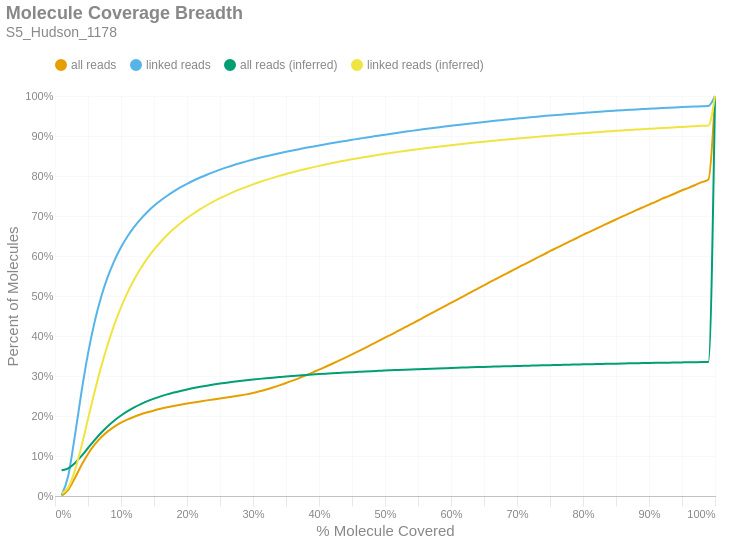

Notebook source saved alongside this figure:
### Markdown cell above
### Molecule Read Coverage
This chart shows molecule coverage breadth as computed by the number of bases aligned to that molecule. In other words, "*how much of each unique long molecule is actually sequenced/aligned?*" Keep in mind there is a distinction between sequences and alignments, since some sequences belonging to a particular molecule may not align well and wouldn't appear in the alignment data. This chart also shows molecule coverage breadth as computed by the *inferred fragment* from which the aligned sequences originate. Unlike read coverage, this calculation takes into account the total insert size, including unsequenced gaps between the forward and reverse reads. Like the previous figures, these are cumulative percents.

### Code cell
if SKIPLR:
    print_html(f"Skipped")
else:
    binned_df = consolidated_hist(valids['coverage_bp'], mask, 0.01, True)
    binned_df_inf = consolidated_hist(valids['coverage_inserts'], mask, 0.01, True)
    binned_df = binned_df.with_columns(pl.lit(binned_df_inf['all reads (cumsum)']).alias('all reads (inferred)'))
    binned_df = binned_df.with_columns(pl.lit(binned_df_inf['linked reads (cumsum)']).alias('linked reads (inferred)'))
    binned_df = binned_df.with_columns(
        (pl.col('bin').cast(pl.Float64) + 0.01).alias('right_edge')
    )

    with SafeRender(binned_df):
        (
            density_plot(binned_df, 'Molecule Coverage Breadth', samplename, 'molcov', ['all reads (inferred)','linked reads (inferred)'])
            .encode(
                #x=alt.X('bin:Q', title="% Molecule Covered").axis(format = '%').scale(padding=0),
                x=alt.X('right_edge:Q', title="% Molecule Covered").axis(format='%').scale(padding=0),
                y=alt.Y('value:Q', title='Percent of Molecules')
                    .axis(format='%')
                    .stack(False)
                    .scale(domainMin=0, padding=0),
                color=alt.Color("key:N").scale(domain = ["all reads", "linked reads", "all reads (inferred)", "linked reads (inferred)"]),
                tooltip = [
                    alt.Tooltip("key:N", title = "Data Type"),
                    alt.Tooltip("range_label:N", title="% Molecule Covered"),
                    alt.Tooltip("value:Q", format = ".2%", title="% Molecules")
                ]
            )
        ).display()

### Figure 1 — Vega-Lite specification as saved in the notebook (floating-point values rounded to 4 significant figures)
{"width": "container", "height": 400, "config": {"title": {"anchor": "start", "dy": -15, "fontSize": 18, "color": "#888888", "subtitleColor": "#888888", "subtitleFontSize": 14}, "arc": {"fill": "#0072B2"}, "axis": {"domainColor": "#888888", "domainWidth": 0.5, "gridWidth": 0.2, "grid": false, "titleFontWeight": 400, "titleFontSize": 15, "labelFontSize": 11, "labelColor": "#888888", "tickColor": "#888888", "tickWidth": 0.2, "titleColor": "#888888"}, "axisBand": {"grid": false}, "axisX": {"grid": true, "tickSize": 10, "domainCap": "round"}, "axisY": {"domain": false, "grid": true, "tickSize": 0, "domainCap": "round"}, "background": "transparent", "header": {"labelFontSize": 15, "labelColor": "#888888", "titleFontSize": 15, "titleFontWeight": 600, "titleColor": "#888888"}, "legend": {"labelFont": "sans-serif", "labelFontSize": 12, "labelColor": "#888888", "symbolSize": 100, "symbolType": "circle", "titleFontSize": 12, "titlePadding": 10, "titleColor": "#888888", "title": null, "orient": "top"}, "range": {"category": ["#E69F00", "#56B4E9", "#009E73", "#F0E442", "#0072B2", "#D55E00", "#CC79A7", "#000000"], "diverging": ["#cfe8f3", "#a2d4ec", "#73bfe2", "#46abdb", "#1696d2", "#12719e"]}, "area": {"fill": "#0072B2", "fillOpacity": 0.7, "line": true, "strokeOpacity": 0.7}, "line": {"color": "#0072B2", "stroke": "#0072B2", "strokeWidth": 2}, "trail": {"color": "#0072B2", "stroke": "#0072B2", "strokeWidth": 0, "size": 1}, "point": {"filled": true, "fillOpacity": 1.0, "size": 95}, "text": {"color": "#888888", "fontSize": 11, "align": "right", "fontWeight": 400, "size": 11}, "bar": {"fill": "#0072B2", "stroke": null}, "view": {"stroke": null, "continuousWidth": 660, "continuousHeight": 400}}, "data": {"name": "data-0cdd6d5f8f3a3984784fe7277036ddc6"}, "mark": {"type": "line", "interpolate": "monotone", "point": {"opacity": 0, "size": 275}}, "encoding": {"color": {"field": "key", "scale": {"domain": ["all reads", "linked reads", "all reads (inferred)", "linked reads (inferred)"]}, "type": "nominal"}, "tooltip": [{"field": "key", "title": "Data Type", "type": "nominal"}, {"field": "range_label", "title": "% Molecule Covered", "type": "nominal"}, {"field": "value", "format": ".2%", "title": "% Molecules", "type": "quantitative"}], "x": {"axis": {"format": "%"}, "field": "right_edge", "scale": {"padding": 0}, "title": "% Molecule Covered", "type": "quantitative"}, "y": {"axis": {"format": "%"}, "field": "value", "scale": {"domainMin": 0, "padding": 0}, "stack": false, "title": "Percent of Molecules", "type": "quantitative"}}, "params": [{"name": "param_c36ac31b6afebe62", "select": {"type": "point", "fields": ["key"]}, "bind": "legend"}], "title": {"text": "Molecule Coverage Breadth", "subtitle": "S5_Hudson_1178"}, "transform": [{"fold": ["all reads (cumsum)", "linked reads (cumsum)", "all reads (inferred)", "linked reads (inferred)"]}, {"calculate": "replace(datum.key, ' (cumsum)', '')", "as": "key"}, {"filter": {"param": "param_c36ac31b6afebe62"}}], "usermeta": {"embedOptions": {"downloadFileName": "S5_Hudson_1178.molcov"}}, "$schema": "https://vega.github.io/schema/vega-lite/v6.1.0.json", "datasets": {"data-0cdd6d5f8f3a3984784fe7277036ddc6": [{"bin": "0.0", "interval": "0.0-0.01", "all reads": 0.0008341, "linked reads": 0.002186, "all reads (cumsum)": 0.0008341, "linked reads (cumsum)": 0.002186, "range_label": "0.0-0.01", "all reads (inferred)": 0.0644, "linked reads (inferred)": 0.006096, "right_edge": 0.01}, {"bin": "0.01", "interval": "0.01-0.02", "all reads": 0.01447, "linked reads": 0.04783, "all reads (cumsum)": 0.0153, "linked reads (cumsum)": 0.05002, "range_label": "0.01-0.02", "all reads (inferred)": 0.0693, "linked reads (inferred)": 0.02113, "right_edge": 0.02}, {"bin": "0.02", "interval": "0.02-0.03", "all reads": 0.02928, "linked reads": 0.09919, "all reads (cumsum)": 0.04458, "linked reads (cumsum)": 0.1492, "range_label": "0.02-0.03", "all reads (inferred)": 0.08187, "linked reads (inferred)": 0.06286, "right_edge": 0.03}, {"bin": "0.03", "interval": "0.03-0.04", "all reads": 0.03215, "linked reads": 0.1095, "all reads (cumsum)": 0.07673, "linked reads (cumsum)": 0.2587, "range_label": "0.03-0.04", "all reads (inferred)": 0.09986, "linked reads (inferred)": 0.1237, "right_edge": 0.04}, {"bin": "0.04", "interval": "0.04-0.05", "all reads": 0.02843, "linked reads": 0.09715, "all reads (cumsum)": 0.1052, "linked reads (cumsum)": 0.3559, "range_label": "0.04-0.05", "all reads (inferred)": 0.12, "linked reads (inferred)": 0.1924, "right_edge": 0.05}, {"bin": "0.05", "interval": "0.05-0.06", "all reads": 0.02323, "linked reads": 0.07927, "all reads (cumsum)": 0.1284, "linked reads (cumsum)": 0.4351, "range_label": "0.05-0.06", "all reads (inferred)": 0.1398, "linked reads (inferred)": 0.2604, "right_edge": 0.06}, {"bin": "0.06", "interval": "0.06-0.07", "all reads": 0.01843, "linked reads": 0.06295, "all reads (cumsum)": 0.1468, "linked reads (cumsum)": 0.4981, "range_label": "0.06-0.07", "all reads (inferred)": 0.1582, "linked reads (inferred)": 0.3235, "right_edge": 0.07}, {"bin": "0.07", "interval": "0.07-0.08", "all reads": 0.0147, "linked reads": 0.05014, "all reads (cumsum)": 0.1615, "linked reads (cumsum)": 0.5482, "range_label": "0.07-0.08", "all reads (inferred)": 0.1745, "linked reads (inferred)": 0.3795, "right_edge": 0.08}, {"bin": "0.08", "interval": "0.08-0.09", "all reads": 0.01189, "linked reads": 0.04041, "all reads (cumsum)": 0.1734, "linked reads (cumsum)": 0.5886, "range_label": "0.08-0.09", "all reads (inferred)": 0.189, "linked reads (inferred)": 0.429, "right_edge": 0.09}, {"bin": "0.09", "interval": "0.09-0.1", "all reads": 0.009787, "linked reads": 0.03321, "all reads (cumsum)": 0.1832, "linked reads (cumsum)": 0.6219, "range_label": "0.09-0.1", "all reads (inferred)": 0.2014, "linked reads (inferred)": 0.4717, "right_edge": 0.1}, {"bin": "0.1", "interval": "0.1-0.11", "all reads": 0.008139, "linked reads": 0.02753, "all reads (cumsum)": 0.1913, "linked reads (cumsum)": 0.6494, "range_label": "0.1-0.11", "all reads (inferred)": 0.2123, "linked reads (inferred)": 0.509, "right_edge": 0.11}, {"bin": "0.11", "interval": "0.11-0.12", "all reads": 0.006886, "linked reads": 0.02324, "all reads (cumsum)": 0.1982, "linked reads (cumsum)": 0.6726, "range_label": "0.11-0.12", "all reads (inferred)": 0.2216, "linked reads (inferred)": 0.5412, "right_edge": 0.12}, {"bin": "0.12", "interval": "0.12-0.13", "all reads": 0.005973, "linked reads": 0.02005, "all reads (cumsum)": 0.2042, "linked reads (cumsum)": 0.6927, "range_label": "0.12-0.13", "all reads (inferred)": 0.2298, "linked reads (inferred)": 0.5694, "right_edge": 0.13}, {"bin": "0.13", "interval": "0.13-0.14", "all reads": 0.005161, "linked reads": 0.01732, "all reads (cumsum)": 0.2094, "linked reads (cumsum)": 0.71, "range_label": "0.13-0.14", "all reads (inferred)": 0.237, "linked reads (inferred)": 0.5941, "right_edge": 0.14}, {"bin": "0.14", "interval": "0.14-0.15", "all reads": 0.004599, "linked reads": 0.01533, "all reads (cumsum)": 0.214, "linked reads (cumsum)": 0.7253, "range_label": "0.14-0.15", "all reads (inferred)": 0.2434, "linked reads (inferred)": 0.6159, "right_edge": 0.15}, {"bin": "0.15", "interval": "0.15-0.16", "all reads": 0.004076, "linked reads": 0.01344, "all reads (cumsum)": 0.218, "linked reads (cumsum)": 0.7388, "range_label": "0.15-0.16", "all reads (inferred)": 0.249, "linked reads (inferred)": 0.6351, "right_edge": 0.16}, {"bin": "0.16", "interval": "0.16-0.17", "all reads": 0.003665, "linked reads": 0.01199, "all reads (cumsum)": 0.2217, "linked reads (cumsum)": 0.7508, "range_label": "0.16-0.17", "all reads (inferred)": 0.254, "linked reads (inferred)": 0.6523, "right_edge": 0.17}, {"bin": "0.17", "interval": "0.17-0.18", "all reads": 0.00342, "linked reads": 0.01094, "all reads (cumsum)": 0.2251, "linked reads (cumsum)": 0.7617, "range_label": "0.17-0.18", "all reads (inferred)": 0.2586, "linked reads (inferred)": 0.6679, "right_edge": 0.18}, {"bin": "0.18", "interval": "0.18-0.19", "all reads": 0.003122, "linked reads": 0.00984, "all reads (cumsum)": 0.2282, "linked reads (cumsum)": 0.7715, "range_label": "0.18-0.19", "all reads (inferred)": 0.2626, "linked reads (inferred)": 0.6818, "right_edge": 0.19}, {"bin": "0.19", "interval": "0.19-0.2", "all reads": 0.00293, "linked reads": 0.008985, "all reads (cumsum)": 0.2312, "linked reads (cumsum)": 0.7805, "range_label": "0.19-0.2", "all reads (inferred)": 0.2664, "linked reads (inferred)": 0.6946, "right_edge": 0.2}, {"bin": "0.2", "interval": "0.2-0.21", "all reads": 0.00275, "linked reads": 0.008179, "all reads (cumsum)": 0.2339, "linked reads (cumsum)": 0.7887, "range_label": "0.2-0.21", "all reads (inferred)": 0.2698, "linked reads (inferred)": 0.7063, "right_edge": 0.21}, {"bin": "0.21", "interval": "0.21-0.22", "all reads": 0.002602, "linked reads": 0.007545, "all reads (cumsum)": 0.2365, "linked reads (cumsum)": 0.7962, "range_label": "0.21-0.22", "all reads (inferred)": 0.2729, "linked reads (inferred)": 0.717, "right_edge": 0.22}, {"bin": "0.22", "interval": "0.22-0.23", "all reads": 0.00251, "linked reads": 0.006993, "all reads (cumsum)": 0.239, "linked reads (cumsum)": 0.8032, "range_label": "0.22-0.23", "all reads (inferred)": 0.2758, "linked reads (inferred)": 0.7269, "right_edge": 0.23}, {"bin": "0.23", "interval": "0.23-0.24", "all reads": 0.002424, "linked reads": 0.006524, "all reads (cumsum)": 0.2415, "linked reads (cumsum)": 0.8098, "range_label": "0.23-0.24", "all reads (inferred)": 0.2785, "linked reads (inferred)": 0.736, "right_edge": 0.24}, {"bin": "0.24", "interval": "0.24-0.25", "all reads": 0.002377, "linked reads": 0.006084, "all reads (cumsum)": 0.2438, "linked reads (cumsum)": 0.8158, "range_label": "0.24-0.25", "all reads (inferred)": 0.281, "linked reads (inferred)": 0.7445, "right_edge": 0.25}, {"bin": "0.25", "interval": "0.25-0.26", "all reads": 0.002301, "linked reads": 0.005636, "all reads (cumsum)": 0.2461, "linked reads (cumsum)": 0.8215, "range_label": "0.25-0.26", "all reads (inferred)": 0.2833, "linked reads (inferred)": 0.7523, "right_edge": 0.26}, {"bin": "0.26", "interval": "0.26-0.27", "all reads": 0.002408, "linked reads": 0.005411, "all reads (cumsum)": 0.2485, "linked reads (cumsum)": 0.8269, "range_label": "0.26-0.27", "all reads (inferred)": 0.2854, "linked reads (inferred)": 0.7596, "right_edge": 0.27}, {"bin": "0.27", "interval": "0.27-0.28", "all reads": 0.002516, "linked reads": 0.004996, "all reads (cumsum)": 0.2511, "linked reads (cumsum)": 0.8319, "range_label": "0.27-0.28", "all reads (inferred)": 0.2874, "linked reads (inferred)": 0.7665, "right_edge": 0.28}, {"bin": "0.28", "interval": "0.28-0.29", "all reads": 0.002961, "linked reads": 0.004738, "all reads (cumsum)": 0.254, "linked reads (cumsum)": 0.8366, "range_label": "0.28-0.29", "all reads (inferred)": 0.2893, "linked reads (inferred)": 0.773, "right_edge": 0.29}, {"bin": "0.29", "interval": "0.29-0.3", "all reads": 0.00354, "linked reads": 0.00448, "all reads (cumsum)": 0.2576, "linked reads (cumsum)": 0.8411, "range_label": "0.29-0.3", "all reads (inferred)": 0.2911, "linked reads (inferred)": 0.7791, "right_edge": 0.3}, {"bin": "0.3", "interval": "0.3-0.31", "all reads": 0.004105, "linked reads": 0.004298, "all reads (cumsum)": 0.2617, "linked reads (cumsum)": 0.8454, "range_label": "0.3-0.31", "all reads (inferred)": 0.2928, "linked reads (inferred)": 0.7848, "right_edge": 0.31}, {"bin": "0.31", "interval": "0.31-0.32", "all reads": 0.004583, "linked reads": 0.004065, "all reads (cumsum)": 0.2663, "linked reads (cumsum)": 0.8495, "range_label": "0.31-0.32", "all reads (inferred)": 0.2944, "linked reads (inferred)": 0.7903, "right_edge": 0.32}, {"bin": "0.32", "interval": "0.32-0.33", "all reads": 0.005071, "linked reads": 0.003836, "all reads (cumsum)": 0.2713, "linked reads (cumsum)": 0.8533, "range_label": "0.32-0.33", "all reads (inferred)": 0.2959, "linked reads (inferred)": 0.7954, "right_edge": 0.33}, {"bin": "0.33", "interval": "0.33-0.34", "all reads": 0.00534, "linked reads": 0.00363, "all reads (cumsum)": 0.2767, "linked reads (cumsum)": 0.8569, "range_label": "0.33-0.34", "all reads (inferred)": 0.2974, "linked reads (inferred)": 0.8002, "right_edge": 0.34}, {"bin": "0.34", "interval": "0.34-0.35", "all reads": 0.005727, "linked reads": 0.003567, "all reads (cumsum)": 0.2824, "linked reads (cumsum)": 0.8605, "range_label": "0.34-0.35", "all reads (inferred)": 0.2987, "linked reads (inferred)": 0.805, "right_edge": 0.35}, {"bin": "0.35", "interval": "0.35-0.36", "all reads": 0.006106, "linked reads": 0.003381, "all reads (cumsum)": 0.2885, "linked reads (cumsum)": 0.8639, "range_label": "0.35-0.36", "all reads (inferred)": 0.3, "linked reads (inferred)": 0.8093, "right_edge": 0.36}, {"bin": "0.36", "interval": "0.36-0.37", "all reads": 0.006359, "linked reads": 0.003258, "all reads (cumsum)": 0.2949, "linked reads (cumsum)": 0.8671, "range_label": "0.36-0.37", "all reads (inferred)": 0.3013, "linked reads (inferred)": 0.8135, "right_edge": 0.37}, {"bin": "0.37", "interval": "0.37-0.38", "all reads": 0.00675, "linked reads": 0.003223, "all reads (cumsum)": 0.3016, "linked reads (cumsum)": 0.8704, "range_label": "0.37-0.38", "all reads (inferred)": 0.3025, "linked reads (inferred)": 0.8176, "right_edge": 0.38}, {"bin": "0.38", "interval": "0.38-0.39", "all reads": 0.006884, "linked reads": 0.003026, "all reads (cumsum)": 0.3085, "linked reads (cumsum)": 0.8734, "range_label": "0.38-0.39", "all reads (inferred)": 0.3036, "linked reads (inferred)": 0.8215, "right_edge": 0.39}, {"bin": "0.39", "interval": "0.39-0.4", "all reads": 0.0073, "linked reads": 0.003037, "all reads (cumsum)": 0.3158, "linked reads (cumsum)": 0.8764, "range_label": "0.39-0.4", "all reads (inferred)": 0.3047, "linked reads (inferred)": 0.8253, "right_edge": 0.4}, {"bin": "0.4", "interval": "0.4-0.41", "all reads": 0.007246, "linked reads": 0.00292, "all reads (cumsum)": 0.323, "linked reads (cumsum)": 0.8793, "range_label": "0.4-0.41", "all reads (inferred)": 0.3058, "linked reads (inferred)": 0.8288, "right_edge": 0.41}, {"bin": "0.41", "interval": "0.41-0.42", "all reads": 0.007511, "linked reads": 0.002883, "all reads (cumsum)": 0.3305, "linked reads (cumsum)": 0.8822, "range_label": "0.41-0.42", "all reads (inferred)": 0.3068, "linked reads (inferred)": 0.8323, "right_edge": 0.42}, {"bin": "0.42", "interval": "0.42-0.43", "all reads": 0.007744, "linked reads": 0.002824, "all reads (cumsum)": 0.3383, "linked reads (cumsum)": 0.885, "range_label": "0.42-0.43", "all reads (inferred)": 0.3078, "linked reads (inferred)": 0.8355, "right_edge": 0.43}, {"bin": "0.43", "interval": "0.43-0.44", "all reads": 0.007809, "linked reads": 0.002694, "all reads (cumsum)": 0.3461, "linked reads (cumsum)": 0.8877, "range_label": "0.43-0.44", "all reads (inferred)": 0.3087, "linked reads (inferred)": 0.8387, "right_edge": 0.44}, {"bin": "0.44", "interval": "0.44-0.45", "all reads": 0.008015, "linked reads": 0.002705, "all reads (cumsum)": 0.3541, "linked reads (cumsum)": 0.8904, "range_label": "0.44-0.45", "all reads (inferred)": 0.3096, "linked reads (inferred)": 0.8418, "right_edge": 0.45}, {"bin": "0.45", "interval": "0.45-0.46", "all reads": 0.008151, "linked reads": 0.002751, "all reads (cumsum)": 0.3623, "linked reads (cumsum)": 0.8932, "range_label": "0.45-0.46", "all reads (inferred)": 0.3105, "linked reads (inferred)": 0.8446, "right_edge": 0.46}, {"bin": "0.46", "interval": "0.46-0.47", "all reads": 0.008242, "linked reads": 0.002601, "all reads (cumsum)": 0.3705, "linked reads (cumsum)": 0.8958, "range_label": "0.46-0.47", "all reads (inferred)": 0.3113, "linked reads (inferred)": 0.8475, "right_edge": 0.47}, {"bin": "0.47", "interval": "0.47-0.48", "all reads": 0.008425, "linked reads": 0.002553, "all reads (cumsum)": 0.3789, "linked reads (cumsum)": 0.8984, "range_label": "0.47-0.48", "all reads (inferred)": 0.3121, "linked reads (inferred)": 0.8503, "right_edge": 0.48}, {"bin": "0.48", "interval": "0.48-0.49", "all reads": 0.008099, "linked reads": 0.002479, "all reads (cumsum)": 0.387, "linked reads (cumsum)": 0.9008, "range_label": "0.48-0.49", "all reads (inferred)": 0.3129, "linked reads (inferred)": 0.8529, "right_edge": 0.49}, {"bin": "0.49", "interval": "0.49-0.5", "all reads": 0.009104, "linked reads": 0.002518, "all reads (cumsum)": 0.3961, "linked reads (cumsum)": 0.9034, "range_label": "0.49-0.5", "all reads (inferred)": 0.3137, "linked reads (inferred)": 0.8555, "right_edge": 0.5}, {"bin": "0.5", "interval": "0.5-0.51", "all reads": 0.007877, "linked reads": 0.002348, "all reads (cumsum)": 0.404, "linked reads (cumsum)": 0.9057, "range_label": "0.5-0.51", "all reads (inferred)": 0.3144, "linked reads (inferred)": 0.8579, "right_edge": 0.51}, {"bin": "0.51", "interval": "0.51-0.52", "all reads": 0.008854, "linked reads": 0.002479, "all reads (cumsum)": 0.4129, "linked reads (cumsum)": 0.9082, "range_label": "0.51-0.52", "all reads (inferred)": 0.3151, "linked reads (inferred)": 0.8603, "right_edge": 0.52}, {"bin": "0.52", "interval": "0.52-0.53", "all reads": 0.008596, "linked reads": 0.002334, "all reads (cumsum)": 0.4215, "linked reads (cumsum)": 0.9105, "range_label": "0.52-0.53", "all reads (inferred)": 0.3158, "linked reads (inferred)": 0.8626, "right_edge": 0.53}, {"bin": "0.53", "interval": "0.53-0.54", "all reads": 0.008802, "linked reads": 0.002309, "all reads (cumsum)": 0.4303, "linked reads (cumsum)": 0.9128, "range_label": "0.53-0.54", "all reads (inferred)": 0.3165, "linked reads (inferred)": 0.8649, "right_edge": 0.54}, {"bin": "0.54", "interval": "0.54-0.55", "all reads": 0.008505, "linked reads": 0.002224, "all reads (cumsum)": 0.4388, "linked reads (cumsum)": 0.915, "range_label": "0.54-0.55", "all reads (inferred)": 0.3171, "linked reads (inferred)": 0.867, "right_edge": 0.55}, {"bin": "0.55", "interval": "0.55-0.56", "all reads": 0.008922, "linked reads": 0.002168, "all reads (cumsum)": 0.4477, "linked reads (cumsum)": 0.9172, "range_label": "0.55-0.56", "all reads (inferred)": 0.3177, "linked reads (inferred)": 0.8691, "right_edge": 0.56}, {"bin": "0.56", "interval": "0.56-0.57", "all reads": 0.00886, "linked reads": 0.002157, "all reads (cumsum)": 0.4566, "linked reads (cumsum)": 0.9194, "range_label": "0.56-0.57", "all reads (inferred)": 0.3183, "linked reads (inferred)": 0.8711, "right_edge": 0.57}, {"bin": "0.57", "interval": "0.57-0.58", "all reads": 0.008628, "linked reads": 0.002029, "all reads (cumsum)": 0.4652, "linked reads (cumsum)": 0.9214, "range_label": "0.57-0.58", "all reads (inferred)": 0.3189, "linked reads (inferred)": 0.8731, "right_edge": 0.58}, {"bin": "0.58", "interval": "0.58-0.59", "all reads": 0.008824, "linked reads": 0.00206, "all reads (cumsum)": 0.474, "linked reads (cumsum)": 0.9235, "range_label": "0.58-0.59", "all reads (inferred)": 0.3195, "linked reads (inferred)": 0.875, "right_edge": 0.59}, {"bin": "0.59", "interval": "0.59-0.6", "all reads": 0.008963, "linked reads": 0.00208, "all reads (cumsum)": 0.483, "linked reads (cumsum)": 0.9255, "range_label": "0.59-0.6", "all reads (inferred)": 0.3201, "linked reads (inferred)": 0.877, "right_edge": 0.6}, {"bin": "0.6", "interval": "0.6-0.61", "all reads": 0.008566, "linked reads": 0.001962, "all reads (cumsum)": 0.4915, "linked reads (cumsum)": 0.9275, "range_label": "0.6-0.61", "all reads (inferred)": 0.3206, "linked reads (inferred)": 0.8788, "right_edge": 0.61}, {"bin": "0.61", "interval": "0.61-0.62", "all reads": 0.008942, "linked reads": 0.002, "all reads (cumsum)": 0.5005, "linked reads (cumsum)": 0.9295, "range_label": "0.61-0.62", "all reads (inferred)": 0.3212, "linked reads (inferred)": 0.8806, "right_edge": 0.62}, {"bin": "0.62", "interval": "0.62-0.63", "all reads": 0.008763, "linked reads": 0.001918, "all reads (cumsum)": 0.5092, "linked reads (cumsum)": 0.9314, "range_label": "0.62-0.63", "all reads (inferred)": 0.3217, "linked reads (inferred)": 0.8824, "right_edge": 0.63}, {"bin": "0.63", "interval": "0.63-0.64", "all reads": 0.008756, "linked reads": 0.001833, "all reads (cumsum)": 0.518, "linked reads (cumsum)": 0.9333, "range_label": "0.63-0.64", "all reads (inferred)": 0.3222, "linked reads (inferred)": 0.8841, "right_edge": 0.64}, {"bin": "0.64", "interval": "0.64-0.65", "all reads": 0.008641, "linked reads": 0.001824, "all reads (cumsum)": 0.5266, "linked reads (cumsum)": 0.9351, "range_label": "0.64-0.65", "all reads (inferred)": 0.3227, "linked reads (inferred)": 0.8858, "right_edge": 0.65}, {"bin": "0.65", "interval": "0.65-0.66", "all reads": 0.009018, "linked reads": 0.001846, "all reads (cumsum)": 0.5357, "linked reads (cumsum)": 0.9369, "range_label": "0.65-0.66", "all reads (inferred)": 0.3232, "linked reads (inferred)": 0.8874, "right_edge": 0.66}, {"bin": "0.66", "interval": "0.66-0.67", "all reads": 0.008509, "linked reads": 0.001746, "all reads (cumsum)": 0.5442, "linked reads (cumsum)": 0.9387, "range_label": "0.66-0.67", "all reads (inferred)": 0.3237, "linked reads (inferred)": 0.889, "right_edge": 0.67}, {"bin": "0.67", "interval": "0.67-0.68", "all reads": 0.00863, "linked reads": 0.00169, "all reads (cumsum)": 0.5528, "linked reads (cumsum)": 0.9404, "range_label": "0.67-0.68", "all reads (inferred)": 0.3242, "linked reads (inferred)": 0.8906, "right_edge": 0.68}, {"bin": "0.68", "interval": "0.68-0.69", "all reads": 0.00848, "linked reads": 0.00167, "all reads (cumsum)": 0.5613, "linked reads (cumsum)": 0.942, "range_label": "0.68-0.69", "all reads (inferred)": 0.3246, "linked reads (inferred)": 0.892, "right_edge": 0.69}, {"bin": "0.69", "interval": "0.69-0.7", "all reads": 0.008693, "linked reads": 0.001607, "all reads (cumsum)": 0.57, "linked reads (cumsum)": 0.9436, "range_label": "0.69-0.7", "all reads (inferred)": 0.325, "linked reads (inferred)": 0.8935, "right_edge": 0.7}, {"bin": "0.7", "interval": "0.7-0.71", "all reads": 0.008329, "linked reads": 0.001559, "all reads (cumsum)": 0.5783, "linked reads (cumsum)": 0.9452, "range_label": "0.7-0.71", "all reads (inferred)": 0.3255, "linked reads (inferred)": 0.8949, "right_edge": 0.71}, {"bin": "0.71", "interval": "0.71-0.72", "all reads": 0.008393, "linked reads": 0.001532, "all reads (cumsum)": 0.5867, "linked reads (cumsum)": 0.9467, "range_label": "0.71-0.72", "all reads (inferred)": 0.3259, "linked reads (inferred)": 0.8964, "right_edge": 0.72}, {"bin": "0.72", "interval": "0.72-0.73", "all reads": 0.00853, "linked reads": 0.001496, "all reads (cumsum)": 0.5952, "linked reads (cumsum)": 0.9482, "range_label": "0.72-0.73", "all reads (inferred)": 0.3264, "linked reads (inferred)": 0.8978, "right_edge": 0.73}, {"bin": "0.73", "interval": "0.73-0.74", "all reads": 0.008255, "linked reads": 0.001517, "all reads (cumsum)": 0.6035, "linked reads (cumsum)": 0.9497, "range_label": "0.73-0.74", "all reads (inferred)": 0.3268, "linked reads (inferred)": 0.8992, "right_edge": 0.74}, {"bin": "0.74", "interval": "0.74-0.75", "all reads": 0.008722, "linked reads": 0.001408, "all reads (cumsum)": 0.6122, "linked reads (cumsum)": 0.9511, "range_label": "0.74-0.75", "all reads (inferred)": 0.3272, "linked reads (inferred)": 0.9005, "right_edge": 0.75}, {"bin": "0.75", "interval": "0.75-0.76", "all reads": 0.007963, "linked reads": 0.001368, "all reads (cumsum)": 0.6202, "linked reads (cumsum)": 0.9525, "range_label": "0.75-0.76", "all reads (inferred)": 0.3276, "linked reads (inferred)": 0.9019, "right_edge": 0.76}, {"bin": "0.76", "interval": "0.76-0.77", "all reads": 0.008199, "linked reads": 0.001313, "all reads (cumsum)": 0.6284, "linked reads (cumsum)": 0.9538, "range_label": "0.76-0.77", "all reads (inferred)": 0.328, "linked reads (inferred)": 0.9032, "right_edge": 0.77}, {"bin": "0.77", "interval": "0.77-0.78", "all reads": 0.008076, "linked reads": 0.001311, "all reads (cumsum)": 0.6364, "linked reads (cumsum)": 0.9551, "range_label": "0.77-0.78", "all reads (inferred)": 0.3284, "linked reads (inferred)": 0.9045, "right_edge": 0.78}, {"bin": "0.78", "interval": "0.78-0.79", "all reads": 0.007967, "linked reads": 0.001267, "all reads (cumsum)": 0.6444, "linked reads (cumsum)": 0.9564, "range_label": "0.78-0.79", "all reads (inferred)": 0.3288, "linked reads (inferred)": 0.9058, "right_edge": 0.79}, {"bin": "0.79", "interval": "0.79-0.8", "all reads": 0.008401, "linked reads": 0.001314, "all reads (cumsum)": 0.6528, "linked reads (cumsum)": 0.9577, "range_label": "0.79-0.8", "all reads (inferred)": 0.3292, "linked reads (inferred)": 0.907, "right_edge": 0.8}, {"bin": "0.8", "interval": "0.8-0.81", "all reads": 0.007588, "linked reads": 0.001176, "all reads (cumsum)": 0.6604, "linked reads (cumsum)": 0.9589, "range_label": "0.8-0.81", "all reads (inferred)": 0.3295, "linked reads (inferred)": 0.9082, "right_edge": 0.81}, {"bin": "0.81", "interval": "0.81-0.82", "all reads": 0.00777, "linked reads": 0.001182, "all reads (cumsum)": 0.6682, "linked reads (cumsum)": 0.9601, "range_label": "0.81-0.82", "all reads (inferred)": 0.3299, "linked reads (inferred)": 0.9095, "right_edge": 0.82}, {"bin": "0.82", "interval": "0.82-0.83", "all reads": 0.00784, "linked reads": 0.001162, "all reads (cumsum)": 0.676, "linked reads (cumsum)": 0.9612, "range_label": "0.82-0.83", "all reads (inferred)": 0.3302, "linked reads (inferred)": 0.9106, "right_edge": 0.83}, {"bin": "0.83", "interval": "0.83-0.84", "all reads": 0.007783, "linked reads": 0.001171, "all reads (cumsum)": 0.6838, "linked reads (cumsum)": 0.9624, "range_label": "0.83-0.84", "all reads (inferred)": 0.3306, "linked reads (inferred)": 0.9117, "right_edge": 0.84}, {"bin": "0.84", "interval": "0.84-0.85", "all reads": 0.00756, "linked reads": 0.001034, "all reads (cumsum)": 0.6913, "linked reads (cumsum)": 0.9634, "range_label": "0.84-0.85", "all reads (inferred)": 0.3309, "linked reads (inferred)": 0.9128, "right_edge": 0.85}, {"bin": "0.85", "interval": "0.85-0.86", "all reads": 0.007632, "linked reads": 0.001018, "all reads (cumsum)": 0.699, "linked reads (cumsum)": 0.9645, "range_label": "0.85-0.86", "all reads (inferred)": 0.3313, "linked reads (inferred)": 0.914, "right_edge": 0.86}, {"bin": "0.86", "interval": "0.86-0.87", "all reads": 0.007398, "linked reads": 0.0009664, "all reads (cumsum)": 0.7064, "linked reads (cumsum)": 0.9654, "range_label": "0.86-0.87", "all reads (inferred)": 0.3316, "linked reads (inferred)": 0.915, "right_edge": 0.87}, {"bin": "0.87", "interval": "0.87-0.88", "all reads": 0.007564, "linked reads": 0.0009808, "all reads (cumsum)": 0.7139, "linked reads (cumsum)": 0.9664, "range_label": "0.87-0.88", "all reads (inferred)": 0.3319, "linked reads (inferred)": 0.916, "right_edge": 0.88}, {"bin": "0.88", "interval": "0.88-0.89", "all reads": 0.007306, "linked reads": 0.0008935, "all reads (cumsum)": 0.7212, "linked reads (cumsum)": 0.9673, "range_label": "0.88-0.89", "all reads (inferred)": 0.3322, "linked reads (inferred)": 0.9171, "right_edge": 0.89}, {"bin": "0.89", "interval": "0.89-0.9", "all reads": 0.007403, "linked reads": 0.0009251, "all reads (cumsum)": 0.7286, "linked reads (cumsum)": 0.9682, "range_label": "0.89-0.9", "all reads (inferred)": 0.3325, "linked reads (inferred)": 0.918, "right_edge": 0.9}, {"bin": "0.9", "interval": "0.9-0.91", "all reads": 0.006858, "linked reads": 0.0008183, "all reads (cumsum)": 0.7355, "linked reads (cumsum)": 0.969, "range_label": "0.9-0.91", "all reads (inferred)": 0.3328, "linked reads (inferred)": 0.919, "right_edge": 0.91}, {"bin": "0.91", "interval": "0.91-0.92", "all reads": 0.007765, "linked reads": 0.0008508, "all reads (cumsum)": 0.7433, "linked reads (cumsum)": 0.9699, "range_label": "0.91-0.92", "all reads (inferred)": 0.3331, "linked reads (inferred)": 0.92, "right_edge": 0.92}, {"bin": "0.92", "interval": "0.92-0.93", "all reads": 0.006492, "linked reads": 0.0008183, "all reads (cumsum)": 0.7498, "linked reads (cumsum)": 0.9707, "range_label": "0.92-0.93", "all reads (inferred)": 0.3334, "linked reads (inferred)": 0.9209, "right_edge": 0.93}, {"bin": "0.93", "interval": "0.93-0.94", "all reads": 0.007055, "linked reads": 0.0007913, "all reads (cumsum)": 0.7568, "linked reads (cumsum)": 0.9715, "range_label": "0.93-0.94", "all reads (inferred)": 0.3337, "linked reads (inferred)": 0.9218, "right_edge": 0.94}, {"bin": "0.94", "interval": "0.94-0.95", "all reads": 0.007514, "linked reads": 0.0007514, "all reads (cumsum)": 0.7643, "linked reads (cumsum)": 0.9723, "range_label": "0.94-0.95", "all reads (inferred)": 0.334, "linked reads (inferred)": 0.9227, "right_edge": 0.95}, {"bin": "0.95", "interval": "0.95-0.96", "all reads": 0.006129, "linked reads": 0.000724, "all reads (cumsum)": 0.7705, "linked reads (cumsum)": 0.973, "range_label": "0.95-0.96", "all reads (inferred)": 0.3343, "linked reads (inferred)": 0.9236, "right_edge": 0.96}, {"bin": "0.96", "interval": "0.96-0.97", "all reads": 0.007124, "linked reads": 0.0006827, "all reads (cumsum)": 0.7776, "linked reads (cumsum)": 0.9737, "range_label": "0.96-0.97", "all reads (inferred)": 0.3346, "linked reads (inferred)": 0.9244, "right_edge": 0.97}, {"bin": "0.97", "interval": "0.97-0.98", "all reads": 0.007041, "linked reads": 0.0006613, "all reads (cumsum)": 0.7846, "linked reads (cumsum)": 0.9743, "range_label": "0.97-0.98", "all reads (inferred)": 0.3349, "linked reads (inferred)": 0.9253, "right_edge": 0.98}, {"bin": "0.98", "interval": "0.98-0.99", "all reads": 0.00644, "linked reads": 0.0006929, "all reads (cumsum)": 0.7911, "linked reads (cumsum)": 0.975, "range_label": "0.98-0.99", "all reads (inferred)": 0.3352, "linked reads (inferred)": 0.9262, "right_edge": 0.99}, {"bin": "0.99", "interval": "0.99-1.0", "all reads": 0.2089, "linked reads": 0.02498, "all reads (cumsum)": 1.0, "linked reads (cumsum)": 1.0, "range_label": "0.99-1.0", "all reads (inferred)": 1.0, "linked reads (inferred)": 1.0, "right_edge": 1.0}]}}
